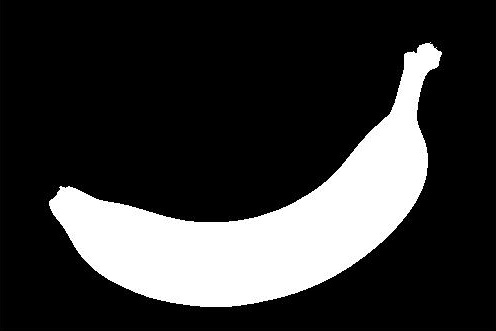
%> input picture erosion_dilation/binaryImg1.jpg, 496 x 331 px
$ octave erosion_dilation.m   (GNU Octave 9; MATLAB toolbox functions it lacks are replaced by stand-ins)
%> lines starting %> are read from the running program, lines starting %| are printed output that depends on the picture
close all; clear all; clc;

% Read an input image
A = imread('binaryImg1.jpg');
%> A is the input picture: size 331x496x3 uint8; min 0, max 255, mean 53.9

% Convert to single channel
A = rgb2gray(A);
%> A: size 331x496 uint8

% Generate structuring element for use
se = strel('disk', 15);

% Perform image erosion
B_eroded = imerode(A, se);
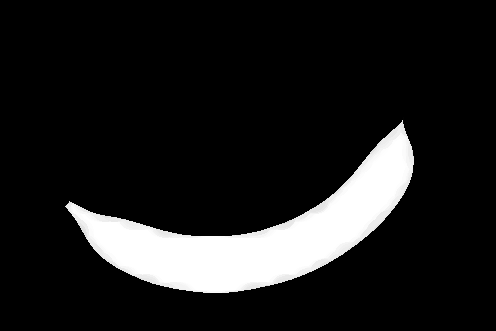
%> B_eroded: size 331x496 uint8; min 0, max 255, mean 30.4

% Perform image dilation
B_dilated = imdilate(A, se);
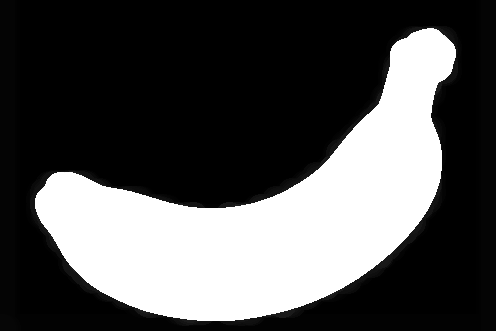
%> B_dilated: size 331x496 uint8; min 0, max 255, mean 80.6

% Display the images side-by-side for comparison
figure, subplot(1, 3, 1), imshow(A), title('Original read image');
subplot(1, 3, 2), imshow(B_eroded), title('Original image after Erosion');
subplot(1, 3, 3), imshow(B_dilated), title('Original image after Dilation');
